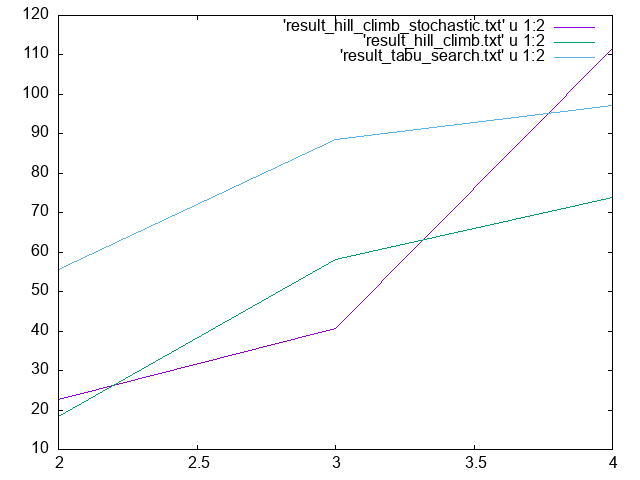

This figure's gnuplot source:
set terminal png
set output "result.png"
plot 'result_hill_climb_stochastic.txt' u 1:2 w lines, 'result_hill_climb.txt' u 1:2 w lines, 'result_tabu_search.txt' u 1:2 w lines, 
